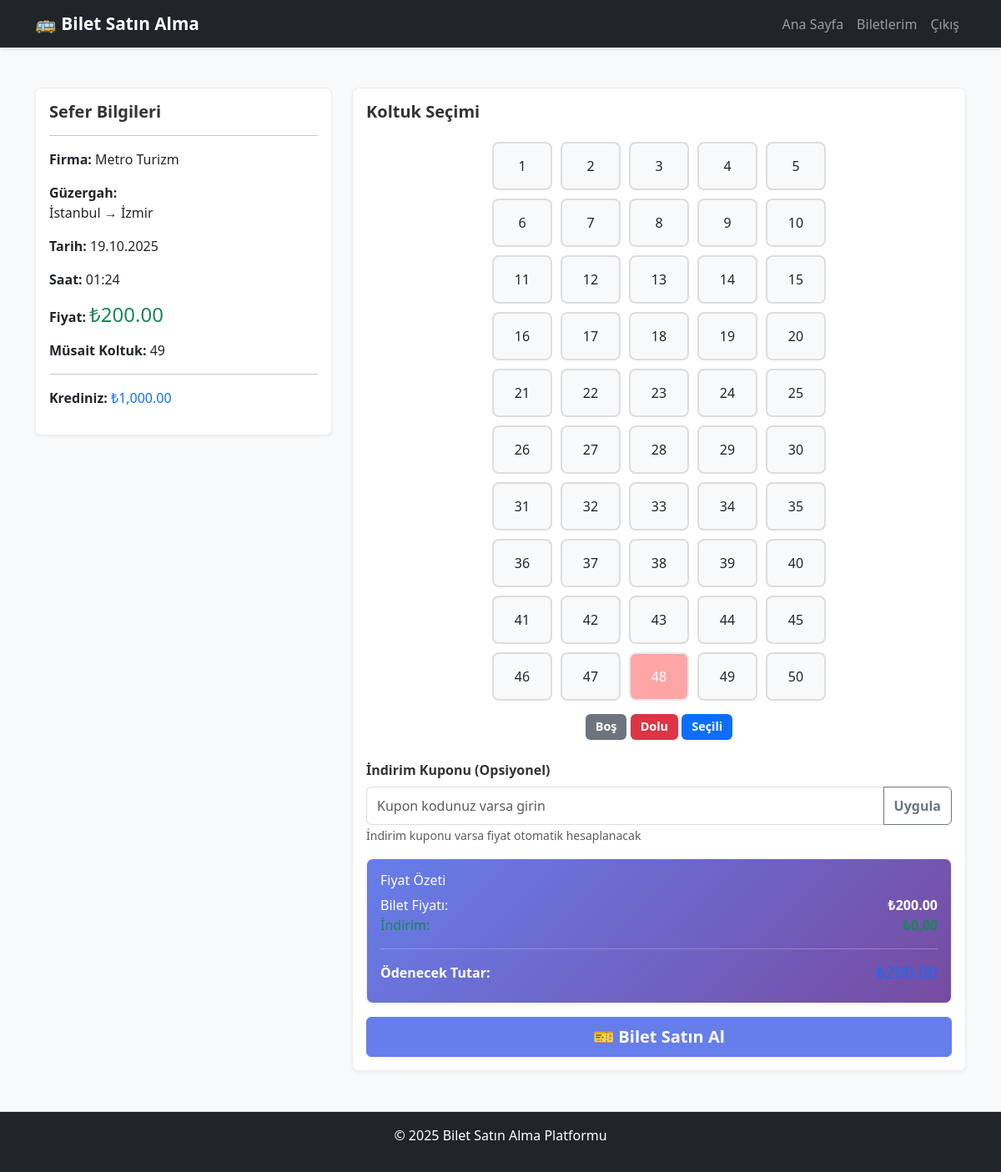
Screenshot of /buy-ticket.php?route_id=10 (signed in) with the database file from the repository.
### tables this page shows
CREATE TABLE routes (
    id INTEGER PRIMARY KEY AUTOINCREMENT,
    company_id INTEGER NOT NULL,
    departure_point TEXT NOT NULL,
    arrival_point TEXT NOT NULL,
    departure_date TEXT NOT NULL,
    departure_time TEXT NOT NULL,
    price REAL NOT NULL,
    total_seats INTEGER NOT NULL,
    available_seats INTEGER NOT NULL,
    created_at DATETIME DEFAULT CURRENT_TIMESTAMP,
    FOREIGN KEY (company_id) REFERENCES companies(id) ON DELETE CASCADE
);

CREATE TABLE companies (
    id INTEGER PRIMARY KEY AUTOINCREMENT,
    name TEXT UNIQUE NOT NULL,
    contact_info TEXT,
    created_at DATETIME DEFAULT CURRENT_TIMESTAMP
);

CREATE TABLE users (
    id INTEGER PRIMARY KEY AUTOINCREMENT,
    username TEXT UNIQUE NOT NULL,
    email TEXT UNIQUE NOT NULL,
    password TEXT NOT NULL,
    full_name TEXT NOT NULL,
    role TEXT DEFAULT 'user',
    virtual_credit REAL DEFAULT 0,
    created_at DATETIME DEFAULT CURRENT_TIMESTAMP,
    updated_at DATETIME DEFAULT CURRENT_TIMESTAMP
);

### public/buy-ticket.php (the view, shortened to what this page needs)
<?php
require_once __DIR__ . '/../src/database.php';
$routeId = $_GET['route_id'] ?? null;
try {
    $stmt = $pdo->prepare("
        SELECT
            routes.*,
            companies.name AS company_name
        FROM routes
        INNER JOIN companies ON routes.company_id = companies.id
        WHERE routes.id = ?
    ");
    $stmt->execute([$routeId]);
    $route = $stmt->fetch(PDO::FETCH_ASSOC);
    $stmt = $pdo->prepare("
        SELECT seat_number
        FROM tickets
        WHERE route_id = ? AND status = 'active'
    ");
    $stmt->execute([$routeId]);
    $occupiedSeats = $stmt->fetchAll(PDO::FETCH_COLUMN);
    $stmt = $pdo->prepare("SELECT virtual_credit FROM users WHERE id = ?");
    $stmt->execute([$_SESSION['user_id']]);
    $userCredit = $stmt->fetchColumn();
} catch (PDOException $e) {
    die("Veritabanı hatası: " . $e->getMessage());
}
?>
<!DOCTYPE html>
<html lang="tr">
<head>
    <link href="https://cdn.jsdelivr.net/npm/bootstrap@5.3.0/dist/css/bootstrap.min.css" rel="stylesheet">
    <link rel="stylesheet" href="css/style.css">
</head>
<body>
    <nav class="navbar navbar-expand-lg navbar-dark bg-dark">
        <div class="container">
            <a class="navbar-brand" href="index.php">🚌 Bilet Satın Alma</a>
            <div class="collapse navbar-collapse">
                <ul class="navbar-nav ms-auto">
                    <li class="nav-item"><a class="nav-link" href="index.php">Ana Sayfa</a></li>
                    <li class="nav-item"><a class="nav-link" href="my-tickets.php">Biletlerim</a></li>
                    <li class="nav-item"><a class="nav-link" href="logout.php">Çıkış</a></li>
                </ul>
            </div>
        </div>
    </nav>
    <main class="container my-5">
        <div class="row">
            <div class="col-lg-4 mb-4">
                <div class="card">
                    <div class="card-body">
                        <h5 class="card-title">Sefer Bilgileri</h5>
                        <hr>
                        <p><strong>Firma:</strong> <?php echo htmlspecialchars($route['company_name']); ?></p>
                        <p><strong>Güzergah:</strong><br>
                            <?php echo htmlspecialchars($route['departure_point']); ?>
                            →
                            <?php echo htmlspecialchars($route['arrival_point']); ?>
                        </p>
                        <p><strong>Tarih:</strong> <?php echo date('d.m.Y', strtotime($route['departure_date'])); ?></p>
                        <p><strong>Saat:</strong> <?php echo htmlspecialchars($route['departure_time']); ?></p>
                        <p><strong>Fiyat:</strong> <span class="text-success h4">₺<?php echo number_format($route['price'], 2); ?></span></p>
                        <p><strong>Müsait Koltuk:</strong> <?php echo $route['available_seats']; ?></p>
                        <hr>
                        <p><strong>Krediniz:</strong> <span class="text-primary">₺<?php echo number_format($userCredit, 2); ?></span></p>
                    </div>
                </div>
            </div>
            <div class="col-lg-8">
                <div class="card">
                    <div class="card-body">
                        <h5 class="card-title mb-4">Koltuk Seçimi</h5>
                        <form method="POST" id="purchaseForm">
                            <div class="mb-4">
                                <div class="seat-grid">
                                    <?php for ($i = 1; $i <= $route['total_seats']; $i++): ?>
                                        <?php $isOccupied = in_array($i, $occupiedSeats); ?>
                                        <?php if ($isOccupied): ?>
                                            <div class="seat occupied" title="Dolu">
                                                <?php echo $i; ?>
                                            </div>
                                        <?php else: ?>
                                            <div class="seat">
                                                <label for="seat_<?php echo $i; ?>" style="cursor: pointer; display: block;">
                                                    <?php echo $i; ?>
                                                </label>
                                            </div>
                                        <?php endif; ?>
                                    <?php endfor; ?>
                                </div>
                                <div class="mt-3 text-center">
                                    <span class="badge bg-secondary">Boş</span>
                                    <span class="badge bg-danger">Dolu</span>
                                    <span class="badge bg-primary">Seçili</span>
                                </div>
                            </div>
                            <div class="mb-3">
                                <label for="coupon_code" class="form-label">İndirim Kuponu (Opsiyonel)</label>
                                <div class="input-group">
                                    <input
                                        type="text"
                                        class="form-control"
                                        id="coupon_code"
                                        name="coupon_code"
                                        placeholder="Kupon kodunuz varsa girin"
                                    >
                                    <button type="button" class="btn btn-outline-secondary" onclick="applyCoupon()">
                                        Uygula
                                    </button>
                                </div>
                                <small class="text-muted">İndirim kuponu varsa fiyat otomatik hesaplanacak</small>
                            </div>
                            <div class="card bg-light mb-3">
                                <div class="card-body">
                                    <h6>Fiyat Özeti</h6>
                                    <div class="d-flex justify-content-between">
                                        <span>Bilet Fiyatı:</span>
                                        <strong id="basePrice">₺<?php echo number_format($route['price'], 2); ?></strong>
                                    </div>
                                    <div class="d-flex justify-content-between text-success">
                                        <span>İndirim:</span>
                                        <strong id="discount">₺0,00</strong>
                                    </div>
                                    <hr>
                                    <div class="d-flex justify-content-between">
                                        <strong>Ödenecek Tutar:</strong>
                                        <strong class="text-primary h5" id="finalPrice">₺<?php echo number_format($route['price'], 2); ?></strong>
                                    </div>
                                </div>
                            </div>
                            <div class="d-grid">
                                <button type="submit" class="btn btn-primary btn-lg">
                                    🎫 Bilet Satın Al
                                </button>
                            </div>
                        </form>
                    </div>
                </div>
            </div>
        </div>
    </main>
    <footer class="bg-dark text-white text-center py-3 mt-5">
        <p>&copy; 2025 Bilet Satın Alma Platformu</p>
    </footer>
</body>
</html>

### public/css/style.css (style rules this page uses)
* { margin: 0; padding: 0; box-sizing: border-box; }
body { background-color: #f8f9fa; font-family: 'Segoe UI', Tahoma, Geneva, Verdana, sans-serif; }
.navbar { box-shadow: 0 2px 4px rgba(0, 0, 0, 0.1); margin-bottom: 30px; }
.navbar-brand { font-weight: bold; font-size: 1.3rem; }
.bg-light { background: linear-gradient(135deg, #667eea 0%, #764ba2 100%); color: white !important; }
.form-label { font-weight: 600; color: #333; margin-bottom: 8px; }
.form-control { border: 1px solid #ddd; padding: 10px 12px; font-size: 1rem; border-radius: 6px; transition: border-color 0.3s; }
.btn { border-radius: 6px; font-weight: 600; transition: all 0.3s; }
.btn-primary { background-color: #667eea; border-color: #667eea; }
.card { border: 1px solid #eee; box-shadow: 0 2px 4px rgba(0, 0, 0, 0.05); border-radius: 8px; transition: all 0.3s; }
.card-title { color: #333; font-weight: 700; }
footer { border-top: 1px solid #ddd; margin-top: auto; }
.card { transition: all 0.3s ease; }
.badge { font-size: 0.9rem; padding: 8px 12px; }

### public/buy-ticket.php (style rules this page uses)
.seat-grid { display: grid; grid-template-columns: repeat(5, 1fr); gap: 10px; max-width: 400px; margin: 0 auto; }
.seat { padding: 15px; border: 2px solid #ddd; border-radius: 8px; text-align: center; cursor: pointer; transition: all 0.3s; background-color: #f8f9fa; }
.seat.occupied { background-color: #ff6b6b; color: white; cursor: not-allowed; opacity: 0.6; }

### rows the page displays
routes: company.name "Metro Turizm", departure_point "İstanbul", arrival_point "İzmir", departure_date "19.10.2025", departure_time "01:24", price "200.00", available_seats "49"
users: virtual_credit "1,000.00"
